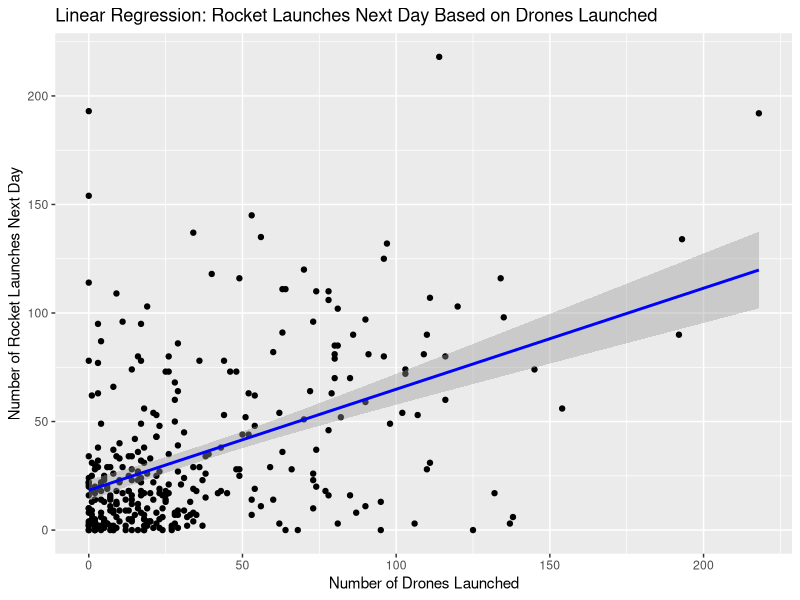

Reproduce this figure in R.
# Load the dataset
data <- read.csv("Data/missile_attacks_daily.csv", header = TRUE, sep = ",")

library(stats)
library(tidyverse)
library(ggplot2)

data$time_start <- as.Date(data$time_start)

# Filter data for the year 2024
filtered_data <- data %>%
  filter(format(time_start, "%Y") == "2024")

# Classify attacks as drones or missiles
drone_models <- c("Shahed-136/131", "Orlan-10", "Lancet", "Supercam", "ZALA", "Merlin-VR")
filtered_data$type <- ifelse(filtered_data$model %in% drone_models, "Drone", "Missile")

# Create a new column for the next day's rocket launches
filtered_data <- filtered_data %>%
  arrange(time_start) %>%
  group_by(time_start) %>%
  summarise(drones_launched = sum(ifelse(type == "Drone", launched, 0))) %>%
  mutate(rockets_launched_next_day = lead(drones_launched, 1))

# Remove rows with NA values
filtered_data <- na.omit(filtered_data)

# Linear Regression: Predicting next day's rocket launches based on drones launched
linear_model <- lm(rockets_launched_next_day ~ drones_launched,
                   data = filtered_data)
print(summary(linear_model))

# Plot linear regression
png("Graphs/Linear_regression/Linear_regression.png")
linear_regression <- ggplot(filtered_data, aes(x = drones_launched, y = rockets_launched_next_day)) +
  geom_point() +
  geom_smooth(method = "lm", col = "blue") +
  labs(title = "Linear Regression: Rocket Launches Next Day Based on Drones Launched",
       x = "Number of Drones Launched", y = "Number of Rocket Launches Next Day")
print(linear_regression)
dev.off()